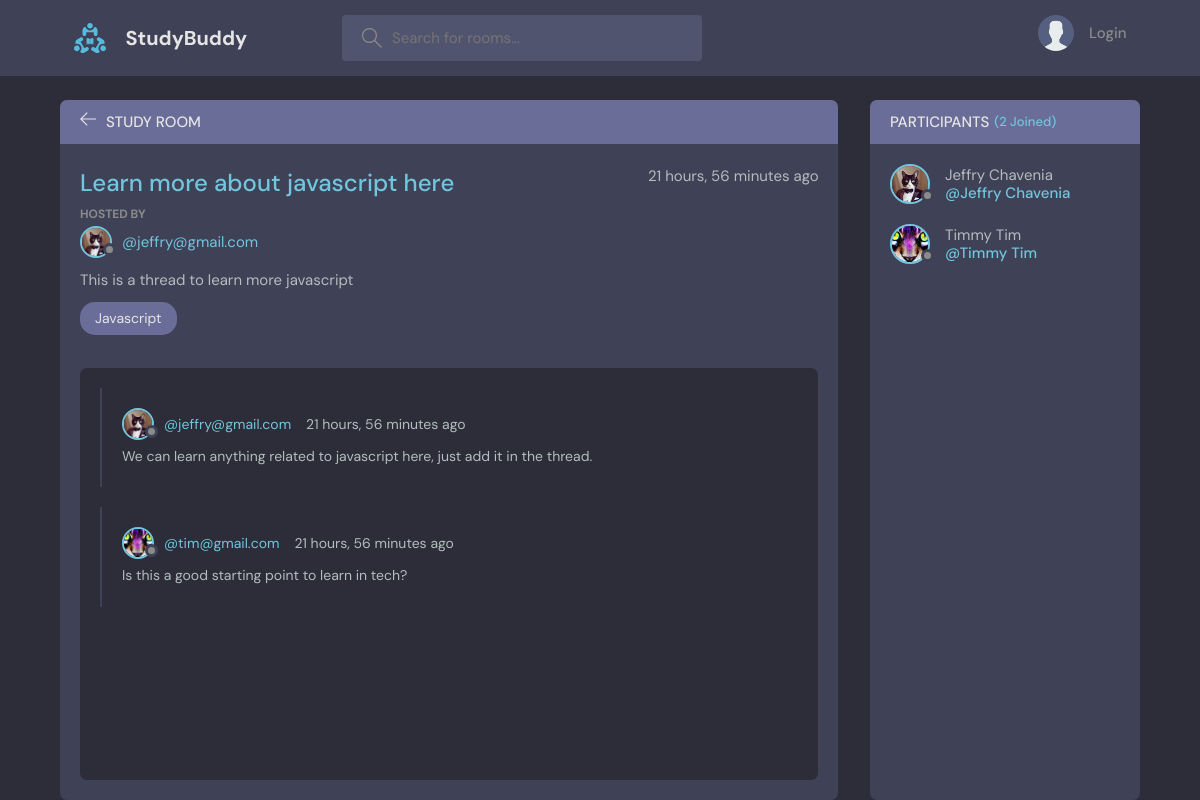
The page /room/1/ on the database its author committed.
### base/models.py (models this page shows, shortened)
class Room(models.Model):
    host = models.ForeignKey(User, on_delete=models.SET_NULL,null=True)
    topic = models.ForeignKey(Topic, on_delete=models.SET_NULL,null=True)
    name = models.CharField(max_length=200)
    description = models.TextField(null=True,blank=True)
    participants = models.ManyToManyField(User,related_name='participants',blank=True)
    updated = models.DateField(auto_now=True)
    created = models.DateField(auto_now_add=True)
    class Meta:
        ordering = ["name"]

class User(AbstractUser):
    name = models.CharField(max_length=200, null=True)
    email= models.EmailField(unique=True, null=True)
    bio = models.TextField(null=True)
    avatar = models.ImageField(null=True,default="avatar.svg")
    USERNAME_FIELD = 'email'
    REQUIRED_FIELDS = []

class Topic(models.Model):
    name = models.CharField(max_length=200)
    def __str__(self):
        return self.name

class Message(models.Model):
    user = models.ForeignKey(User, on_delete=models.CASCADE)
    room = models.ForeignKey(Room, on_delete=models.CASCADE)
    body = models.TextField()
    updated = models.DateField(auto_now=True)
    created = models.DateField(auto_now_add=True)
    class Meta:
        ordering = ["-id"]

### base/views.py (the view, shortened to what this page needs)
# urls.py: path('room/<str:pk>', views.getRoom)
def room(request, pk):
    room = Room.objects.get(id=pk)
    room_messages = room.message_set.all().order_by('-created')
    participants = room.participants.all()
    context = {
        'room':             room,
        'room_messages':    room_messages,
        'participants':     participants,
    }
    return render(request, "base/room.html", context)

### base/templates/base/room.html (shortened to what this page needs)
{% extends 'main.html' %}
{% block MAIN_CONTENT %}
    <main class="profile-page layout layout--2">
      <div class="container">
        <div class="room">
          <div class="room__top">
            <div class="room__topLeft">
              <a href="{% url 'home' %}">
                <svg version="1.1" xmlns="http://www.w3.org/2000/svg" width="32" height="32" viewBox="0 0 32 32">
                  <title>arrow-left</title>
                  <path
                    d="M13.723 2.286l-13.723 13.714 13.719 13.714 1.616-1.611-10.96-10.96h27.625v-2.286h-27.625l10.965-10.965-1.616-1.607z"
                  ></path>
                </svg>
              </a>
              <h3>Study Room</h3>
            </div>
          </div>
          <div class="room__box scroll">
            <div class="room__header scroll">
              <div class="room__info">
                <h3>{{room.name}}</h3>
                <span>{{room.created|timesince}} ago</span>
              </div>
              <div class="room__hosted">
                <p>Hosted By</p>
                <a href="{% url 'user-profile' room.host.id %}" class="room__author">
                  <div class="avatar avatar--small">
                    <img src="{{room.host.avatar.url}}" />
                  </div>
                  <span>@{{room.host}}</span>
                </a>
              </div>
              <div class="room__details">
                {{room.description}}
              </div>
              <span class="room__topics">{{room.topic}}</span>
            </div>
            <div class="room__conversation">
              <div class="threads scroll">
                {% for room_message in room_messages %}
                <div class="thread">
                  <div class="thread__top">
                    <div class="thread__author">
                      <a href="{% url 'user-profile' room_message.user.id %}" class="thread__authorInfo">
                        <div class="avatar avatar--small">
                          <img src="{{room_message.user.avatar.url}}" />
                        </div>
                        <span>@{{room_message.user}}</span>
                      </a>
                      <span class="thread__date">{{room_message.created|timesince}} ago</span>
                    </div>
                  </div>
                  <div class="thread__details">
                    {{room_message.body}}
                  </div>
                </div>
                {% endfor %}
              </div>
            </div>
          </div>
        </div>
        <div class="participants">
          <h3 class="participants__top">Participants <span>({{participants.count}} Joined)</span></h3>
          <div class="participants__list scroll">
            {% for participant in participants %}
            <a href="{% url 'user-profile' participant.id%}" class="participant">
              <div class="avatar avatar--medium">
                <img src="{{participant.avatar.url}}" />
              </div>
              <p>
                {{participant.name}}
                <span>@{{participant.name}}</span>
              </p>
            </a>
            {% endfor %}
          </div>
        </div>
      </div>
    </main>
{% endblock MAIN_CONTENT %}

### rows shown on the page
Room: name "Learn more about javascript here", created "21 hours, 56 minutes", host.avatar (picture), host "jeffry@gmail.com", description "This is a thread to learn more javascript", topic "Javascript"
Message: user.avatar (picture), user "jeffry@gmail.com", created "21 hours, 56 minutes", body "We can learn anything related to javascript here, just add it in the thread."
Message: user.avatar (picture), user "tim@gmail.com", created "21 hours, 56 minutes", body "Is this a good starting point to learn in tech?"
User: avatar (picture), name "Jeffry Chavenia"
User: avatar (picture), name "Timmy Tim"

### other values the page prints
{{ participants.count }} "2"
